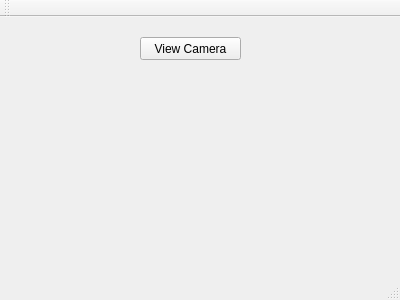
<?xml version="1.0" encoding="UTF-8"?>
<ui version="4.0">
 <class>MainWindow</class>
 <widget class="QMainWindow" name="MainWindow">
  <property name="geometry">
   <rect>
    <x>0</x>
    <y>0</y>
    <width>400</width>
    <height>300</height>
   </rect>
  </property>
  <property name="windowTitle">
   <string>MainWindow</string>
  </property>
  <widget class="QWidget" name="centralWidget">
   <widget class="QPushButton" name="btnCamera">
    <property name="geometry">
     <rect>
      <x>140</x>
      <y>20</y>
      <width>101</width>
      <height>23</height>
     </rect>
    </property>
    <property name="text">
     <string>View Camera</string>
    </property>
   </widget>
  </widget>
  <widget class="QMenuBar" name="menuBar">
   <property name="geometry">
    <rect>
     <x>0</x>
     <y>0</y>
     <width>400</width>
     <height>20</height>
    </rect>
   </property>
  </widget>
  <widget class="QToolBar" name="mainToolBar">
   <attribute name="toolBarArea">
    <enum>TopToolBarArea</enum>
   </attribute>
   <attribute name="toolBarBreak">
    <bool>false</bool>
   </attribute>
  </widget>
  <widget class="QStatusBar" name="statusBar"/>
 </widget>
 <layoutdefault spacing="6" margin="11"/>
 <resources/>
 <connections/>
</ui>
